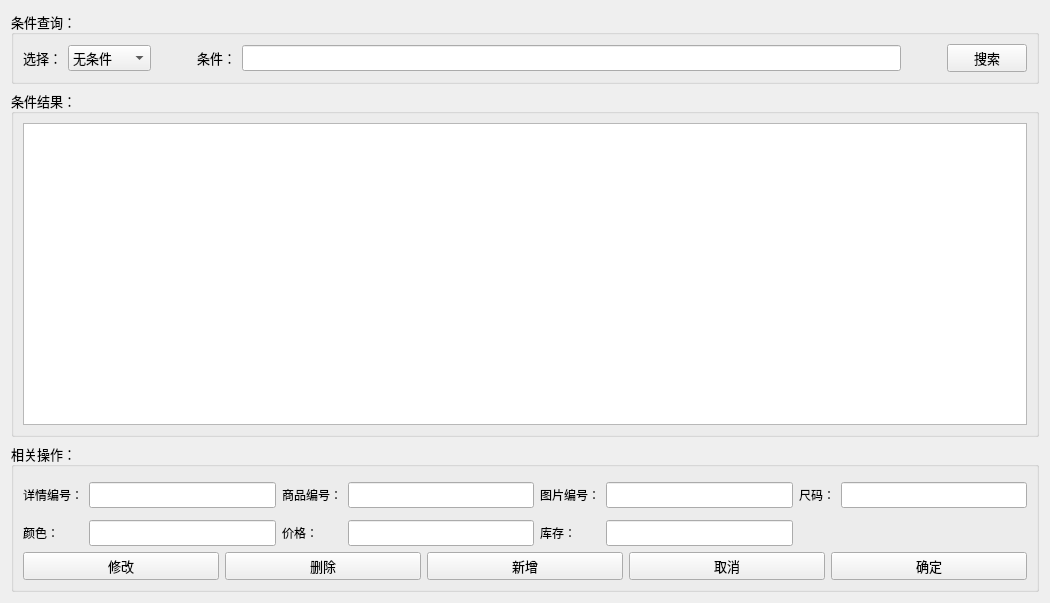
<?xml version="1.0" encoding="UTF-8"?>
<ui version="4.0">
 <class>ShoesDetailsMS</class>
 <widget class="QWidget" name="ShoesDetailsMS">
  <property name="geometry">
   <rect>
    <x>0</x>
    <y>0</y>
    <width>1050</width>
    <height>603</height>
   </rect>
  </property>
  <property name="windowTitle">
   <string>Form</string>
  </property>
  <layout class="QGridLayout" name="gridLayout">
   <item row="0" column="0">
    <widget class="QGroupBox" name="groupBox">
     <property name="font">
      <font>
       <family>新宋体</family>
       <pointsize>10</pointsize>
      </font>
     </property>
     <property name="title">
      <string>条件查询：</string>
     </property>
     <layout class="QGridLayout" name="gridLayout_8">
      <item row="0" column="0">
       <layout class="QHBoxLayout" name="horizontalLayout_3">
        <item>
         <widget class="QLabel" name="label_9">
          <property name="text">
           <string>选择：</string>
          </property>
         </widget>
        </item>
        <item>
         <widget class="QComboBox" name="cb_condition">
          <item>
           <property name="text">
            <string>无条件</string>
           </property>
          </item>
          <item>
           <property name="text">
            <string>详情编号</string>
           </property>
          </item>
          <item>
           <property name="text">
            <string>商品编号</string>
           </property>
          </item>
          <item>
           <property name="text">
            <string>尺码</string>
           </property>
          </item>
          <item>
           <property name="text">
            <string>颜色</string>
           </property>
          </item>
          <item>
           <property name="text">
            <string>价格</string>
           </property>
          </item>
          <item>
           <property name="text">
            <string>图片数量</string>
           </property>
          </item>
          <item>
           <property name="text">
            <string>图片路径</string>
           </property>
          </item>
          <item>
           <property name="text">
            <string>库存</string>
           </property>
          </item>
         </widget>
        </item>
        <item>
         <spacer name="horizontalSpacer_3">
          <property name="orientation">
           <enum>Qt::Horizontal</enum>
          </property>
          <property name="sizeType">
           <enum>QSizePolicy::Fixed</enum>
          </property>
          <property name="sizeHint" stdset="0">
           <size>
            <width>40</width>
            <height>20</height>
           </size>
          </property>
         </spacer>
        </item>
        <item>
         <widget class="QLabel" name="label_10">
          <property name="text">
           <string>条件：</string>
          </property>
         </widget>
        </item>
        <item>
         <widget class="QLineEdit" name="le_condition"/>
        </item>
        <item>
         <spacer name="horizontalSpacer_4">
          <property name="orientation">
           <enum>Qt::Horizontal</enum>
          </property>
          <property name="sizeType">
           <enum>QSizePolicy::Fixed</enum>
          </property>
          <property name="sizeHint" stdset="0">
           <size>
            <width>40</width>
            <height>20</height>
           </size>
          </property>
         </spacer>
        </item>
        <item>
         <widget class="QPushButton" name="pb_search">
          <property name="text">
           <string>搜索</string>
          </property>
         </widget>
        </item>
       </layout>
      </item>
     </layout>
    </widget>
   </item>
   <item row="1" column="0">
    <widget class="QGroupBox" name="groupBox_2">
     <property name="font">
      <font>
       <family>新宋体</family>
       <pointsize>10</pointsize>
      </font>
     </property>
     <property name="title">
      <string>条件结果：</string>
     </property>
     <layout class="QGridLayout" name="gridLayout_9">
      <item row="0" column="0">
       <widget class="QTableWidget" name="tableWidget"/>
      </item>
     </layout>
    </widget>
   </item>
   <item row="2" column="0">
    <widget class="QGroupBox" name="groupBox_3">
     <property name="font">
      <font>
       <family>新宋体</family>
       <pointsize>10</pointsize>
      </font>
     </property>
     <property name="title">
      <string>相关操作：</string>
     </property>
     <layout class="QGridLayout" name="gridLayout_10">
      <item row="2" column="0">
       <layout class="QGridLayout" name="gridLayout_7">
        <item row="0" column="1">
         <widget class="QPushButton" name="pb_delete">
          <property name="sizePolicy">
           <sizepolicy hsizetype="Minimum" vsizetype="Fixed">
            <horstretch>0</horstretch>
            <verstretch>0</verstretch>
           </sizepolicy>
          </property>
          <property name="text">
           <string>删除</string>
          </property>
         </widget>
        </item>
        <item row="0" column="0">
         <widget class="QPushButton" name="pb_modify">
          <property name="text">
           <string>修改</string>
          </property>
         </widget>
        </item>
        <item row="0" column="3">
         <widget class="QPushButton" name="pb_cancel">
          <property name="text">
           <string>取消</string>
          </property>
         </widget>
        </item>
        <item row="0" column="4">
         <widget class="QPushButton" name="pb_ensure">
          <property name="sizePolicy">
           <sizepolicy hsizetype="Minimum" vsizetype="Preferred">
            <horstretch>0</horstretch>
            <verstretch>0</verstretch>
           </sizepolicy>
          </property>
          <property name="text">
           <string>确定</string>
          </property>
         </widget>
        </item>
        <item row="0" column="2">
         <widget class="QPushButton" name="pb_add">
          <property name="text">
           <string>新增</string>
          </property>
         </widget>
        </item>
       </layout>
      </item>
      <item row="1" column="0">
       <layout class="QGridLayout" name="gridLayout_5">
        <item row="0" column="0" rowspan="3">
         <widget class="QLabel" name="label_6">
          <property name="font">
           <font>
            <pointsize>9</pointsize>
           </font>
          </property>
          <property name="text">
           <string>详情编号：</string>
          </property>
         </widget>
        </item>
        <item row="0" column="1" rowspan="3">
         <widget class="QLineEdit" name="le_id"/>
        </item>
        <item row="0" column="3" rowspan="3">
         <widget class="QLineEdit" name="le_shoesid"/>
        </item>
        <item row="0" column="2" rowspan="3">
         <widget class="QLabel" name="label_11">
          <property name="font">
           <font>
            <pointsize>9</pointsize>
           </font>
          </property>
          <property name="text">
           <string>商品编号：</string>
          </property>
         </widget>
        </item>
        <item row="1" column="4">
         <widget class="QLabel" name="label_13">
          <property name="font">
           <font>
            <pointsize>9</pointsize>
           </font>
          </property>
          <property name="text">
           <string>图片编号：</string>
          </property>
         </widget>
        </item>
        <item row="1" column="5">
         <widget class="QLineEdit" name="le_photoid"/>
        </item>
        <item row="3" column="3">
         <widget class="QLineEdit" name="le_price"/>
        </item>
        <item row="3" column="2">
         <widget class="QLabel" name="label_12">
          <property name="font">
           <font>
            <pointsize>9</pointsize>
           </font>
          </property>
          <property name="text">
           <string>价格：</string>
          </property>
         </widget>
        </item>
        <item row="3" column="0">
         <widget class="QLabel" name="label_8">
          <property name="font">
           <font>
            <pointsize>9</pointsize>
           </font>
          </property>
          <property name="text">
           <string>颜色：</string>
          </property>
         </widget>
        </item>
        <item row="3" column="1">
         <widget class="QLineEdit" name="le_color">
          <property name="sizePolicy">
           <sizepolicy hsizetype="Preferred" vsizetype="Fixed">
            <horstretch>0</horstretch>
            <verstretch>0</verstretch>
           </sizepolicy>
          </property>
         </widget>
        </item>
        <item row="1" column="9">
         <widget class="QLineEdit" name="le_size"/>
        </item>
        <item row="1" column="8">
         <widget class="QLabel" name="label_7">
          <property name="font">
           <font>
            <pointsize>9</pointsize>
           </font>
          </property>
          <property name="text">
           <string>尺码：</string>
          </property>
         </widget>
        </item>
        <item row="3" column="4">
         <widget class="QLabel" name="label_15">
          <property name="font">
           <font>
            <pointsize>9</pointsize>
           </font>
          </property>
          <property name="text">
           <string>库存：</string>
          </property>
         </widget>
        </item>
        <item row="3" column="5">
         <widget class="QLineEdit" name="le_stock">
          <property name="sizePolicy">
           <sizepolicy hsizetype="Preferred" vsizetype="Fixed">
            <horstretch>0</horstretch>
            <verstretch>0</verstretch>
           </sizepolicy>
          </property>
         </widget>
        </item>
       </layout>
      </item>
     </layout>
    </widget>
   </item>
  </layout>
 </widget>
 <resources/>
 <connections/>
</ui>
